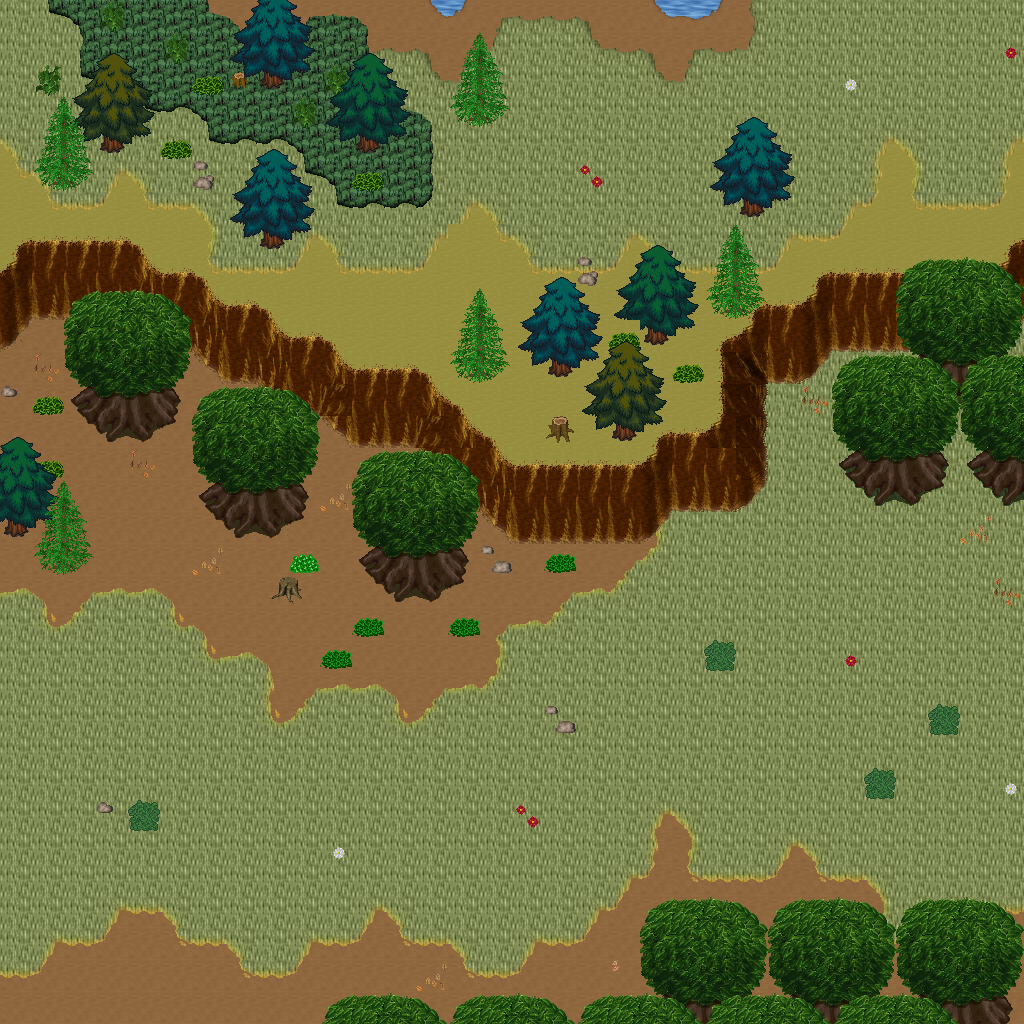

A level layout from a 2D game, rendered from its tile map. Below: a short description, then the map file with tile-grid data replaced by summaries:
An orthogonal 32x32 tile map with 32x32 px tiles, 5 tile layers (Ground, Objects, Objects2, Above, ...), 1 hidden layer not drawn, 48 tilesets.

<map version="1.10" tiledversion="1.11.0" orientation="orthogonal" renderorder="right-down" width="32" height="32" tilewidth="32" tileheight="32" infinite="0" nextlayerid="11" nextobjectid="1">
 <tileset firstgid="1" name="ground_ground" tilewidth="32" tileheight="32" tilecount="33" columns="3">
  <image source="../drawable/ground_ground.png" width="96" height="352" />
 </tileset>
 <tileset firstgid="34" name="ground_ground_2" tilewidth="32" tileheight="32" tilecount="4" columns="4">
  <image source="../drawable/ground_ground_2.png" width="128" height="32" />
 </tileset>
 <tileset firstgid="38" name="ground_ridge_earth_dark" tilewidth="32" tileheight="32" tilecount="96" columns="12">
  <image source="../drawable/ground_ridge_earth_dark.png" width="384" height="256" />
 </tileset>
 <tileset firstgid="134" name="plant_grasses" tilewidth="32" tileheight="32" tilecount="6" columns="3">
  <image source="../drawable/plant_grasses.png" width="96" height="64" />
 </tileset>
 <tileset firstgid="140" name="plant_bush_bushes" tilewidth="32" tileheight="32" tilecount="10" columns="5">
  <image source="../drawable/plant_bush_bushes.png" width="160" height="64" />
 </tileset>
 <tileset firstgid="150" name="plant_flower_daisy_white" tilewidth="32" tileheight="32" tilecount="8" columns="2">
  <image source="../drawable/plant_flower_daisy_white.png" width="64" height="128" />
 </tileset>
 <tileset firstgid="158" name="building_fence_fence_chunky" tilewidth="32" tileheight="32" tilecount="21" columns="3">
  <image source="../drawable/building_fence_fence_chunky.png" width="96" height="224" />
 </tileset>
 <tileset firstgid="179" name="ground_rock_rocks_2" tilewidth="32" tileheight="32" tilecount="4" columns="2">
  <image source="../drawable/ground_rock_rocks_2.png" width="64" height="64" />
 </tileset>
 <tileset firstgid="183" name="building_roof_green" tilewidth="32" tileheight="32" tilecount="20" columns="5">
  <image source="../drawable/building_roof_green.png" width="160" height="128" />
 </tileset>
 <tileset firstgid="203" name="building_wall_wall_brown" tilewidth="32" tileheight="32" tilecount="12" columns="3">
  <image source="../drawable/building_wall_wall_brown.png" width="96" height="128" />
 </tileset>
 <tileset firstgid="215" name="plant_flower_daisy_red" tilewidth="32" tileheight="32" tilecount="8" columns="2">
  <image source="../drawable/plant_flower_daisy_red.png" width="64" height="128" />
 </tileset>
 <tileset firstgid="223" name="item_corpse_huge_animal" tilewidth="32" tileheight="32" tilecount="16" columns="2">
  <image source="../drawable/item_corpse_huge_animal.png" width="64" height="256" />
 </tileset>
 <tileset firstgid="239" name="plant_stump_rectangular" tilewidth="32" tileheight="32" tilecount="4" columns="2">
  <image source="../drawable/plant_stump_rectangular.png" width="64" height="64" />
 </tileset>
 <tileset firstgid="243" name="ground_rock_pebbles" tilewidth="32" tileheight="32" tilecount="3" columns="1">
  <image source="../drawable/ground_rock_pebbles.png" width="32" height="96" />
 </tileset>
 <tileset firstgid="246" name="plant_tree_tree_green" tilewidth="32" tileheight="32" tilecount="88" columns="8">
  <image source="../drawable/plant_tree_tree_green.png" width="256" height="352" />
 </tileset>
 <tileset firstgid="334" name="item_pot_dark_barrel" tilewidth="32" tileheight="32" tilecount="2" columns="1">
  <image source="../drawable/item_pot_dark_barrel.png" width="32" height="64" />
 </tileset>
 <tileset firstgid="336" name="plant_leaves" tilewidth="32" tileheight="32" tilecount="8" columns="4">
  <image source="../drawable/plant_leaves.png" width="128" height="64" />
 </tileset>
 <tileset firstgid="344" name="item_statue_cross" tilewidth="32" tileheight="32" tilecount="1" columns="1">
  <image source="../drawable/item_statue_cross.png" width="32" height="32" />
 </tileset>
 <tileset firstgid="345" name="ground_ladder_vertical_dark" tilewidth="32" tileheight="32" tilecount="3" columns="3">
  <image source="../drawable/ground_ladder_vertical_dark.png" width="96" height="32" />
 </tileset>
 <tileset firstgid="348" name="furniture_light_dark_torch" tilewidth="32" tileheight="32" tilecount="8" columns="2">
  <image source="../drawable/furniture_light_dark_torch.png" width="64" height="128" />
 </tileset>
 <tileset firstgid="356" name="building_door_door_n" tilewidth="32" tileheight="32" tilecount="6" columns="3">
  <image source="../drawable/building_door_door_n.png" width="96" height="64" />
 </tileset>
 <tileset firstgid="362" name="building_window_window_long" tilewidth="32" tileheight="32" tilecount="3" columns="3">
  <image source="../drawable/building_window_window_long.png" width="96" height="32" />
 </tileset>
 <tileset firstgid="365" name="building_roof_yellow" tilewidth="32" tileheight="32" tilecount="20" columns="5">
  <image source="../drawable/building_roof_yellow.png" width="160" height="128" />
 </tileset>
 <tileset firstgid="385" name="plant_vine" tilewidth="32" tileheight="32" tilecount="3" columns="1">
  <image source="../drawable/plant_vine.png" width="32" height="96" />
 </tileset>
 <tileset firstgid="388" name="logic_portal" tilewidth="32" tileheight="32" tilecount="24" columns="8">
  <image source="../drawable/logic_portal.png" width="256" height="96" />
 </tileset>
 <tileset firstgid="412" name="logic_collision" tilewidth="32" tileheight="32" tilecount="1" columns="1">
  <image source="../drawable/logic_collision.png" width="32" height="32" />
 </tileset>
 <tileset firstgid="413" name="logic_protection" tilewidth="32" tileheight="32" tilecount="2" columns="2">
  <image source="../drawable/logic_protection.png" width="64" height="32" />
 </tileset>
 <tileset firstgid="415" name="ground_green_paving" tilewidth="32" tileheight="32" tilecount="18" columns="3">
  <image source="../drawable/ground_green_paving.png" width="96" height="192" />
 </tileset>
 <tileset firstgid="433" name="ground_grass_2" tilewidth="32" tileheight="32" tilecount="21" columns="3">
  <image source="../drawable/ground_grass_2.png" width="96" height="224" />
 </tileset>
 <tileset firstgid="454" name="ground_earth_edges" tilewidth="32" tileheight="32" tilecount="18" columns="6">
  <image source="../drawable/ground_earth_edges.png" width="192" height="96" />
 </tileset>
 <tileset firstgid="472" name="ground_grass_corners" tilewidth="32" tileheight="32" tilecount="24" columns="6">
  <image source="../drawable/ground_grass_corners.png" width="192" height="128" />
 </tileset>
 <tileset firstgid="496" name="ground_earth_edges_yellowgreen" tilewidth="32" tileheight="32" tilecount="15" columns="5">
  <image source="../drawable/ground_earth_edges_yellowgreen.png" width="160" height="96" />
 </tileset>
 <tileset firstgid="511" name="ground_water_pool" tilewidth="32" tileheight="32" tilecount="72" columns="3">
  <image source="../drawable/ground_water_pool.png" width="96" height="768" />
 </tileset>
 <tileset firstgid="583" name="building_house_pink_blue" tilewidth="32" tileheight="32" tilecount="99" columns="11">
  <image source="../drawable/building_house_pink_blue.png" width="352" height="288" />
 </tileset>
 <tileset firstgid="682" name="plant_flower_foxgloves" tilewidth="32" tileheight="32" tilecount="4" columns="2">
  <image source="../drawable/plant_flower_foxgloves.png" width="64" height="64" />
 </tileset>
 <tileset firstgid="686" name="plant_tree_evergreen" tilewidth="32" tileheight="32" tilecount="36" columns="3">
  <image source="../drawable/plant_tree_evergreen.png" width="96" height="384" />
 </tileset>
 <tileset firstgid="722" name="plant_tree_spruce" tilewidth="32" tileheight="32" tilecount="6" columns="2">
  <image source="../drawable/plant_tree_spruce.png" width="64" height="96" />
 </tileset>
 <tileset firstgid="728" name="plant_bush_large_green" tilewidth="32" tileheight="32" tilecount="9" columns="3">
  <image source="../drawable/plant_bush_large_green.png" width="96" height="96" />
 </tileset>
 <tileset firstgid="737" name="plant_stump_hollow_logs" tilewidth="32" tileheight="32" tilecount="6" columns="3">
  <image source="../drawable/plant_stump_hollow_logs.png" width="96" height="64" />
 </tileset>
 <tileset firstgid="743" name="plant_stump_small_stump" tilewidth="32" tileheight="32" tilecount="4" columns="2">
  <image source="../drawable/plant_stump_small_stump.png" width="64" height="64" />
 </tileset>
 <tileset firstgid="747" name="plant_bush_bush_pinks" tilewidth="32" tileheight="32" tilecount="4" columns="2">
  <image source="../drawable/plant_bush_bush_pinks.png" width="64" height="64" />
 </tileset>
 <tileset firstgid="751" name="building_outhouse" tilewidth="32" tileheight="32" tilecount="12" columns="3">
  <image source="../drawable/building_outhouse.png" width="96" height="128" />
 </tileset>
 <tileset firstgid="763" name="item_pot_wooden_bins" tilewidth="32" tileheight="32" tilecount="4" columns="2">
  <image source="../drawable/item_pot_wooden_bins.png" width="64" height="64" />
 </tileset>
 <tileset firstgid="767" name="ground_dry_grass" tilewidth="32" tileheight="32" tilecount="54" columns="9">
  <image source="../drawable/ground_dry_grass.png" width="288" height="192" />
 </tileset>
 <tileset firstgid="821" name="ground_grass_edges" tilewidth="32" tileheight="32" tilecount="36" columns="12">
  <image source="../drawable/ground_grass_edges.png" width="384" height="96" />
 </tileset>
 <tileset firstgid="857" name="light_light_1x1" tilewidth="32" tileheight="32" tilecount="3" columns="3">
  <image source="../drawable/light_light_1x1.png" width="96" height="32" />
 </tileset>
 <tileset firstgid="860" name="building_huts" tilewidth="32" tileheight="32" tilecount="338" columns="26">
  <image source="../drawable/building_huts.png" width="832" height="416" />
 </tileset>
 <tileset firstgid="1198" name="light_door_light" tilewidth="32" tileheight="32" tilecount="12" columns="3">
  <image source="../drawable/light_door_light.png" width="96" height="128" />
 </tileset>
 <layer id="1" name="Ground" width="32" height="32">
  <data>[1024 cells, 1024 non-empty, 5 distinct tile ids]</data>
 </layer>
 <layer id="2" name="Objects" width="32" height="32">
  <data>[1024 cells, 411 non-empty, 78 distinct tile ids]</data>
 </layer>
 <layer id="3" name="Objects2" width="32" height="32">
  <data>[1024 cells, 8 non-empty, 6 distinct tile ids]</data>
 </layer>
 <layer id="4" name="Above" width="32" height="32">
  <data>[1024 cells, 131 non-empty, 30 distinct tile ids]</data>
 </layer>
 <layer id="5" name="Above2" width="32" height="32">
  <data>[1024 cells, 109 non-empty, 17 distinct tile ids]</data>
 </layer>
 <layer id="6" name="Walkable" width="32" height="32" visible="0">
  <data>[1024 cells, 173 non-empty, 1 distinct tile ids]</data>
 </layer>
 <objectgroup id="7" name="Mapevents" />
 <objectgroup id="8" name="Spawn" />
 <objectgroup id="9" name="Keys" />
 <objectgroup id="10" name="Replace" />
</map>
